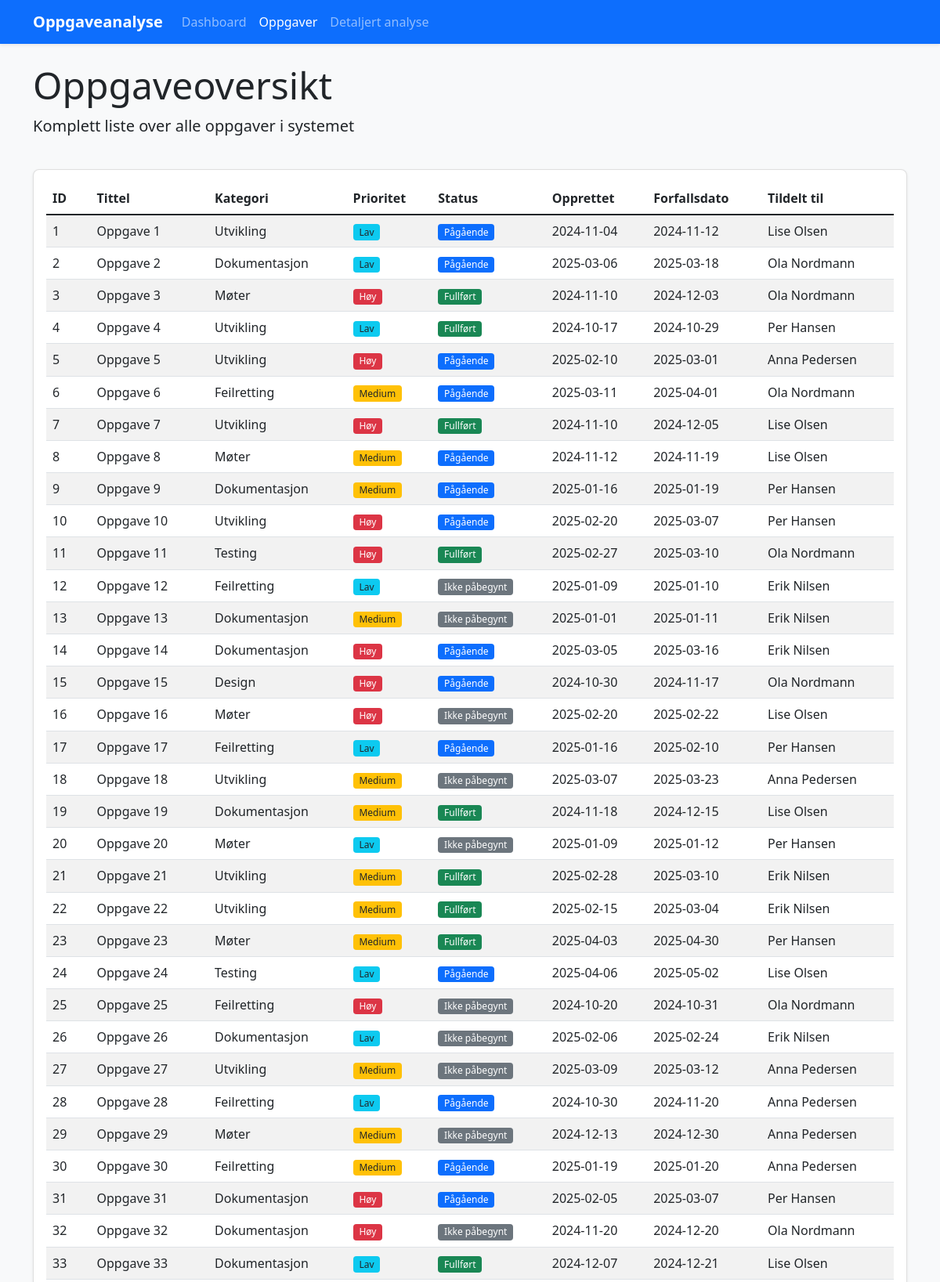
The page /tasks (upper part) on the database its author committed.
### models/task.py (models this page shows, shortened)
class Task(db.Model):
    id = db.Column(db.Integer, primary_key=True)
    title = db.Column(db.String(100), nullable=False)
    description = db.Column(db.Text, nullable=True)
    category = db.Column(db.String(50), nullable=False)
    priority = db.Column(db.String(20), nullable=False)  # High, Medium, Low
    status = db.Column(db.String(20), nullable=False)  # Not Started, In Progress, Completed
    created_at = db.Column(db.DateTime, default=datetime.utcnow)
    updated_at = db.Column(db.DateTime, default=datetime.utcnow, onupdate=datetime.utcnow)
    due_date = db.Column(db.DateTime, nullable=True)
    completed_at = db.Column(db.DateTime, nullable=True)
    assigned_to = db.Column(db.String(100), nullable=True)
    estimated_hours = db.Column(db.Float, nullable=True)
    actual_hours = db.Column(db.Float, nullable=True)

### app.py (the view)
@app.route('/tasks')
def tasks():
    tasks = Task.query.all()
    return render_template('tasks.html', tasks=tasks)

### app.py (called while the page is built)
@app.context_processor
def inject_now():
    return {'now': datetime.now()}

### templates/tasks.html (shortened to what this page needs)
{% extends 'base.html' %}
{% block extra_head %}
<link rel="stylesheet" type="text/css" href="https://cdn.datatables.net/1.11.3/css/dataTables.bootstrap5.min.css">
{% endblock %}
{% block content %}
<div class="row mb-4">
    <div class="col">
        <h1 class="display-5">Oppgaveoversikt</h1>
        <p class="lead">Komplett liste over alle oppgaver i systemet</p>
    </div>
</div>
<div class="row">
    <div class="col">
        <div class="card">
            <div class="card-body">
                <div class="table-responsive">
                    <table id="tasks-table" class="table table-striped">
                        <thead>
                            <tr>
                                <th>ID</th>
                                <th>Tittel</th>
                                <th>Kategori</th>
                                <th>Prioritet</th>
                                <th>Status</th>
                                <th>Opprettet</th>
                                <th>Forfallsdato</th>
                                <th>Tildelt til</th>
                            </tr>
                        </thead>
                        <tbody>
                            {% for task in tasks %}
                            <tr>
                                <td>{{ task.id }}</td>
                                <td>{{ task.title }}</td>
                                <td>{{ task.category }}</td>
                                <td>
                                    {% if task.priority == 'Høy' %}
                                    <span class="badge bg-danger">{{ task.priority }}</span>
                                    {% elif task.priority == 'Medium' %}
                                    <span class="badge bg-warning text-dark">{{ task.priority }}</span>
                                    {% else %}
                                    <span class="badge bg-info text-dark">{{ task.priority }}</span>
                                    {% endif %}
                                </td>
                                <td>
                                    {% if task.status == 'Fullført' %}
                                    <span class="badge bg-success">{{ task.status }}</span>
                                    {% elif task.status == 'Pågående' %}
                                    <span class="badge bg-primary">{{ task.status }}</span>
                                    {% else %}
                                    <span class="badge bg-secondary">{{ task.status }}</span>
                                    {% endif %}
                                </td>
                                <td>{{ task.created_at.strftime('%Y-%m-%d') }}</td>
                                <td>
                                    {% if task.due_date %}
                                        {{ task.due_date.strftime('%Y-%m-%d') }}
                                    {% else %}
                                        -
                                    {% endif %}
                                </td>
                                <td>{{ task.assigned_to or '-' }}</td>
                            </tr>
                            {% endfor %}
                        </tbody>
                    </table>
                </div>
            </div>
        </div>
    </div>
</div>
{% endblock %}

### templates/base.html (shortened to what this page needs)
<!DOCTYPE html>
<html lang="no">
<head>
    <link href="https://cdn.jsdelivr.net/npm/bootstrap@5.1.3/dist/css/bootstrap.min.css" rel="stylesheet">
    <link rel="stylesheet" href="{{ url_for('static', filename='css/main.css') }}">
    {% block extra_head %}{% endblock %}
</head>
<body>
    <nav class="navbar navbar-expand-lg navbar-dark bg-primary mb-4">
        <div class="container">
            <a class="navbar-brand" href="{{ url_for('index') }}">Oppgaveanalyse</a>
            <div class="collapse navbar-collapse" id="navbarNav">
                <ul class="navbar-nav">
                    <li class="nav-item">
                        <a class="nav-link {% if request.path == url_for('index') %}active{% endif %}"
                           href="{{ url_for('index') }}">Dashboard</a>
                    </li>
                    <li class="nav-item">
                        <a class="nav-link {% if request.path == url_for('tasks') %}active{% endif %}"
                           href="{{ url_for('tasks') }}">Oppgaver</a>
                    </li>
                    <li class="nav-item">
                        <a class="nav-link {% if request.path == url_for('analytics') %}active{% endif %}"
                           href="{{ url_for('analytics') }}">Detaljert analyse</a>
                    </li>
                </ul>
            </div>
        </div>
    </nav>
    <div class="container">
        {% block content %}{% endblock %}
    </div>
</body>
</html>

### static/js/css/main.css (style rules this page uses)
body { background-color: #f8f9fa; color: #212529; }
.card { border-radius: 0.5rem; box-shadow: 0 0.125rem 0.25rem rgba(0, 0, 0, 0.075); margin-bottom: 1.5rem; }
.table-responsive { overflow-x: auto; }
.table { margin-bottom: 0; }
.badge { font-weight: 500; padding: 0.35em 0.65em; }
.navbar { box-shadow: 0 0.125rem 0.25rem rgba(0, 0, 0, 0.075); }
.navbar-brand { font-weight: 700; }

### rows shown on the page
Task: id "1", title "Oppgave 1", category "Utvikling", priority "Lav", status "Pågående", created_at "2024-11-04", due_date "2024-11-12", assigned_to "Lise Olsen"
Task: id "2", title "Oppgave 2", category "Dokumentasjon", priority "Lav", status "Pågående", created_at "2025-03-06", due_date "2025-03-18", assigned_to "Ola Nordmann"
Task: id "3", title "Oppgave 3", category "Møter", priority "Høy", status "Fullført", created_at "2024-11-10", due_date "2024-12-03", assigned_to "Ola Nordmann"
Task: id "4", title "Oppgave 4", category "Utvikling", priority "Lav", status "Fullført", created_at "2024-10-17", due_date "2024-10-29", assigned_to "Per Hansen"
Task: id "5", title "Oppgave 5", category "Utvikling", priority "Høy", status "Pågående", created_at "2025-02-10", due_date "2025-03-01", assigned_to "Anna Pedersen"
Task: id "6", title "Oppgave 6", category "Feilretting", priority "Medium", status "Pågående", created_at "2025-03-11", due_date "2025-04-01", assigned_to "Ola Nordmann"
Task: id "7", title "Oppgave 7", category "Utvikling", priority "Høy", status "Fullført", created_at "2024-11-10", due_date "2024-12-05", assigned_to "Lise Olsen"
Task: id "8", title "Oppgave 8", category "Møter", priority "Medium", status "Pågående", created_at "2024-11-12", due_date "2024-11-19", assigned_to "Lise Olsen"
Task: id "9", title "Oppgave 9", category "Dokumentasjon", priority "Medium", status "Pågående", created_at "2025-01-16", due_date "2025-01-19", assigned_to "Per Hansen"
Task: id "10", title "Oppgave 10", category "Utvikling", priority "Høy", status "Pågående", created_at "2025-02-20", due_date "2025-03-07", assigned_to "Per Hansen"
Task: id "11", title "Oppgave 11", category "Testing", priority "Høy", status "Fullført", created_at "2025-02-27", due_date "2025-03-10", assigned_to "Ola Nordmann"
Task: id "12", title "Oppgave 12", category "Feilretting", priority "Lav", status "Ikke påbegynt", created_at "2025-01-09", due_date "2025-01-10", assigned_to "Erik Nilsen"
Task: id "13", title "Oppgave 13", category "Dokumentasjon", priority "Medium", status "Ikke påbegynt", created_at "2025-01-01", due_date "2025-01-11", assigned_to "Erik Nilsen"
Task: id "14", title "Oppgave 14", category "Dokumentasjon", priority "Høy", status "Pågående", created_at "2025-03-05", due_date "2025-03-16", assigned_to "Erik Nilsen"
Task: id "15", title "Oppgave 15", category "Design", priority "Høy", status "Pågående", created_at "2024-10-30", due_date "2024-11-17", assigned_to "Ola Nordmann"
Task: id "16", title "Oppgave 16", category "Møter", priority "Høy", status "Ikke påbegynt", created_at "2025-02-20", due_date "2025-02-22", assigned_to "Lise Olsen"
Task: id "17", title "Oppgave 17", category "Feilretting", priority "Lav", status "Pågående", created_at "2025-01-16", due_date "2025-02-10", assigned_to "Per Hansen"
Task: id "18", title "Oppgave 18", category "Utvikling", priority "Medium", status "Ikke påbegynt", created_at "2025-03-07", due_date "2025-03-23", assigned_to "Anna Pedersen"
Task: id "19", title "Oppgave 19", category "Dokumentasjon", priority "Medium", status "Fullført", created_at "2024-11-18", due_date "2024-12-15", assigned_to "Lise Olsen"
Task: id "20", title "Oppgave 20", category "Møter", priority "Lav", status "Ikke påbegynt", created_at "2025-01-09", due_date "2025-01-12", assigned_to "Per Hansen"
Task: id "21", title "Oppgave 21", category "Utvikling", priority "Medium", status "Fullført", created_at "2025-02-28", due_date "2025-03-10", assigned_to "Erik Nilsen"
Task: id "22", title "Oppgave 22", category "Utvikling", priority "Medium", status "Fullført", created_at "2025-02-15", due_date "2025-03-04", assigned_to "Erik Nilsen"
Task: id "23", title "Oppgave 23", category "Møter", priority "Medium", status "Fullført", created_at "2025-04-03", due_date "2025-04-30", assigned_to "Per Hansen"
Task: id "24", title "Oppgave 24", category "Testing", priority "Lav", status "Pågående", created_at "2025-04-06", due_date "2025-05-02", assigned_to "Lise Olsen"
Task: id "25", title "Oppgave 25", category "Feilretting", priority "Høy", status "Ikke påbegynt", created_at "2024-10-20", due_date "2024-10-31", assigned_to "Ola Nordmann"
Task: id "26", title "Oppgave 26", category "Dokumentasjon", priority "Lav", status "Ikke påbegynt", created_at "2025-02-06", due_date "2025-02-24", assigned_to "Erik Nilsen"
Task: id "27", title "Oppgave 27", category "Utvikling", priority "Medium", status "Ikke påbegynt", created_at "2025-03-09", due_date "2025-03-12", assigned_to "Anna Pedersen"
Task: id "28", title "Oppgave 28", category "Feilretting", priority "Lav", status "Pågående", created_at "2024-10-30", due_date "2024-11-20", assigned_to "Anna Pedersen"
Task: id "29", title "Oppgave 29", category "Møter", priority "Medium", status "Ikke påbegynt", created_at "2024-12-13", due_date "2024-12-30", assigned_to "Anna Pedersen"
Task: id "30", title "Oppgave 30", category "Feilretting", priority "Medium", status "Pågående", created_at "2025-01-19", due_date "2025-01-20", assigned_to "Anna Pedersen"
Task: id "31", title "Oppgave 31", category "Dokumentasjon", priority "Høy", status "Pågående", created_at "2025-02-05", due_date "2025-03-07", assigned_to "Per Hansen"
Task: id "32", title "Oppgave 32", category "Dokumentasjon", priority "Høy", status "Ikke påbegynt", created_at "2024-11-20", due_date "2024-12-20", assigned_to "Ola Nordmann"
Task: id "33", title "Oppgave 33", category "Dokumentasjon", priority "Lav", status "Fullført", created_at "2024-12-07", due_date "2024-12-21", assigned_to "Lise Olsen"
